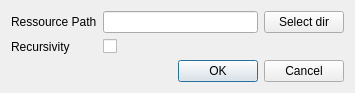
<?xml version="1.0" encoding="UTF-8"?>
<ui version="4.0">
 <class>EditPathDialog</class>
 <widget class="QDialog" name="EditPathDialog">
  <property name="geometry">
   <rect>
    <x>0</x>
    <y>0</y>
    <width>355</width>
    <height>93</height>
   </rect>
  </property>
  <property name="windowTitle">
   <string>Add Path Dialog</string>
  </property>
  <layout class="QGridLayout" name="gridLayout">
   <item row="2" column="2">
    <widget class="QPushButton" name="seclectDirButton">
     <property name="text">
      <string>Select dir</string>
     </property>
    </widget>
   </item>
   <item row="2" column="1">
    <widget class="QLineEdit" name="ressourcePathLineEdit"/>
   </item>
   <item row="2" column="0">
    <widget class="QLabel" name="ressourcePathLabel">
     <property name="text">
      <string>Ressource Path</string>
     </property>
    </widget>
   </item>
   <item row="3" column="0">
    <widget class="QLabel" name="recursivityLabel">
     <property name="text">
      <string>Recursivity</string>
     </property>
    </widget>
   </item>
   <item row="3" column="1">
    <widget class="QCheckBox" name="recursivityCheckBox"/>
   </item>
   <item row="4" column="1" colspan="2">
    <widget class="QDialogButtonBox" name="buttonBox">
     <property name="orientation">
      <enum>Qt::Horizontal</enum>
     </property>
     <property name="standardButtons">
      <set>QDialogButtonBox::Cancel|QDialogButtonBox::Ok</set>
     </property>
    </widget>
   </item>
  </layout>
 </widget>
 <resources/>
 <connections>
  <connection>
   <sender>buttonBox</sender>
   <signal>accepted()</signal>
   <receiver>EditPathDialog</receiver>
   <slot>accept()</slot>
   <hints>
    <hint type="sourcelabel">
     <x>248</x>
     <y>254</y>
    </hint>
    <hint type="destinationlabel">
     <x>157</x>
     <y>274</y>
    </hint>
   </hints>
  </connection>
  <connection>
   <sender>buttonBox</sender>
   <signal>rejected()</signal>
   <receiver>EditPathDialog</receiver>
   <slot>reject()</slot>
   <hints>
    <hint type="sourcelabel">
     <x>316</x>
     <y>260</y>
    </hint>
    <hint type="destinationlabel">
     <x>286</x>
     <y>274</y>
    </hint>
   </hints>
  </connection>
 </connections>
</ui>
